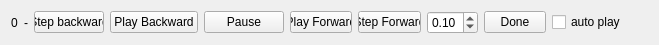
<?xml version="1.0" encoding="UTF-8"?>
<ui version="4.0">
 <class>MainWidget</class>
 <widget class="QWidget" name="MainWidget">
  <property name="geometry">
   <rect>
    <x>0</x>
    <y>0</y>
    <width>659</width>
    <height>37</height>
   </rect>
  </property>
  <property name="sizePolicy">
   <sizepolicy hsizetype="MinimumExpanding" vsizetype="MinimumExpanding">
    <horstretch>0</horstretch>
    <verstretch>0</verstretch>
   </sizepolicy>
  </property>
  <property name="focusPolicy">
   <enum>Qt::StrongFocus</enum>
  </property>
  <property name="windowTitle">
   <string>Viz Stepper</string>
  </property>
  <property name="styleSheet">
   <string notr="true"/>
  </property>
  <layout class="QHBoxLayout" name="horizontalLayout">
   <item>
    <widget class="QLabel" name="step_number_label">
     <property name="text">
      <string>0</string>
     </property>
    </widget>
   </item>
   <item>
    <widget class="QLabel" name="max_step_number_label">
     <property name="text">
      <string>-</string>
     </property>
    </widget>
   </item>
   <item>
    <widget class="QPushButton" name="backward_button">
     <property name="sizePolicy">
      <sizepolicy hsizetype="Minimum" vsizetype="Fixed">
       <horstretch>0</horstretch>
       <verstretch>0</verstretch>
      </sizepolicy>
     </property>
     <property name="minimumSize">
      <size>
       <width>20</width>
       <height>0</height>
      </size>
     </property>
     <property name="text">
      <string>Step backward</string>
     </property>
    </widget>
   </item>
   <item>
    <widget class="QPushButton" name="play_backward_button">
     <property name="text">
      <string>Play Backward</string>
     </property>
    </widget>
   </item>
   <item>
    <widget class="QPushButton" name="pause_button">
     <property name="text">
      <string>Pause</string>
     </property>
    </widget>
   </item>
   <item>
    <widget class="QPushButton" name="play_forward_button">
     <property name="minimumSize">
      <size>
       <width>50</width>
       <height>0</height>
      </size>
     </property>
     <property name="text">
      <string>Play Forward</string>
     </property>
    </widget>
   </item>
   <item>
    <widget class="QPushButton" name="forward_button">
     <property name="minimumSize">
      <size>
       <width>20</width>
       <height>0</height>
      </size>
     </property>
     <property name="text">
      <string>Step Forward</string>
     </property>
     <property name="icon">
      <iconset theme="SP_MediaSkipForward"/>
     </property>
    </widget>
   </item>
   <item>
    <widget class="QDoubleSpinBox" name="period_spinbox">
     <property name="maximum">
      <double>5.000000000000000</double>
     </property>
     <property name="singleStep">
      <double>0.100000000000000</double>
     </property>
     <property name="value">
      <double>0.100000000000000</double>
     </property>
    </widget>
   </item>
   <item>
    <widget class="QPushButton" name="done_button">
     <property name="minimumSize">
      <size>
       <width>50</width>
       <height>0</height>
      </size>
     </property>
     <property name="text">
      <string>Done</string>
     </property>
    </widget>
   </item>
   <item>
    <widget class="QCheckBox" name="auto_play_checkbox">
     <property name="text">
      <string>auto play</string>
     </property>
    </widget>
   </item>
   <item>
    <spacer name="horizontalSpacer">
     <property name="orientation">
      <enum>Qt::Horizontal</enum>
     </property>
     <property name="sizeHint" stdset="0">
      <size>
       <width>40</width>
       <height>20</height>
      </size>
     </property>
    </spacer>
   </item>
  </layout>
 </widget>
 <resources/>
 <connections/>
</ui>
